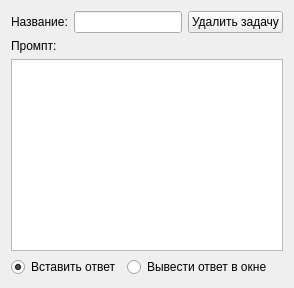
<?xml version="1.0" encoding="UTF-8"?>
<ui version="4.0">
 <class>TaskWidget</class>
 <widget class="QWidget" name="TaskWidget">
  <layout class="QVBoxLayout" name="verticalLayout">
   <item>
    <layout class="QHBoxLayout" name="horizontalLayoutName">
     <item>
      <widget class="QLabel" name="labelName">
       <property name="text">
        <string>Название:</string>
       </property>
      </widget>
     </item>
     <item>
      <widget class="QLineEdit" name="lineEditName"/>
     </item>
     <item>
      <widget class="QPushButton" name="pushButtonDelete">
       <property name="text">
        <string>Удалить задачу</string>
       </property>
      </widget>
     </item>
    </layout>
   </item>
   <item>
    <widget class="QLabel" name="labelPrompt">
     <property name="text">
      <string>Промпт:</string>
     </property>
    </widget>
   </item>
   <item>
    <widget class="QTextEdit" name="textEditPrompt"/>
   </item>
   <item>
    <layout class="QHBoxLayout" name="horizontalLayoutOptions">
     <property name="alignment">
      <set>Qt::AlignLeft</set>
     </property>
     <item>
      <widget class="QRadioButton" name="radioInsert">
       <property name="text">
        <string>Вставить ответ</string>
       </property>
       <property name="checked">
        <bool>true</bool>
       </property>
      </widget>
     </item>
     <item>
      <widget class="QRadioButton" name="radioWindow">
       <property name="text">
        <string>Вывести ответ в окне</string>
       </property>
      </widget>
     </item>
    </layout>
   </item>
  </layout>
 </widget>
 <resources/>
 <connections/>
</ui>
